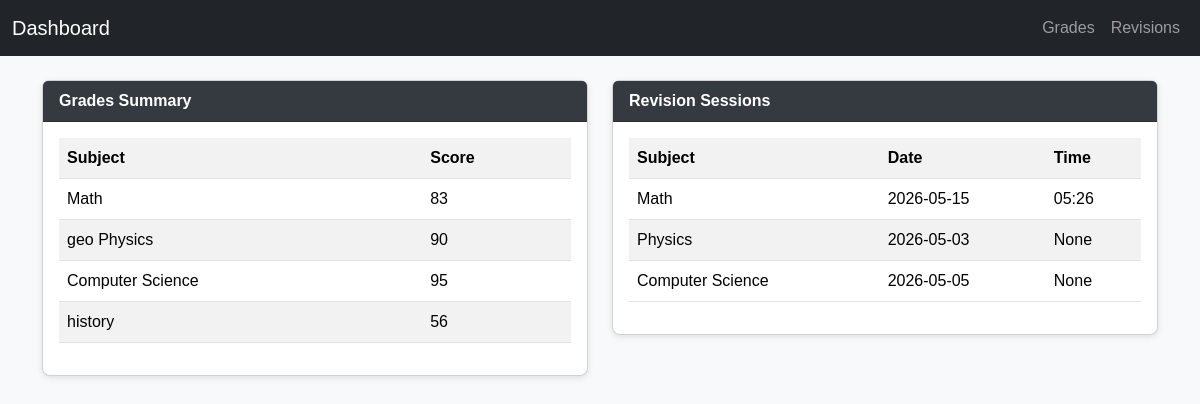
The page / on the database its author committed.
### tables this page shows
CREATE TABLE grades (
    id INTEGER PRIMARY KEY AUTOINCREMENT,
    subject TEXT NOT NULL,
    score INTEGER NOT NULL
);

CREATE TABLE revisions (
    id INTEGER PRIMARY KEY AUTOINCREMENT,
    subject TEXT NOT NULL,
    date TEXT NOT NULL
, time TEXT);

### app.py (the view)
@app.route("/")
def dashboard():
    conn = get_db()
    grades = conn.execute("SELECT * FROM grades").fetchall()
    revisions = conn.execute("SELECT * FROM revisions").fetchall()
    conn.close()
    return render_template("dashboard.html", grades=grades, revisions=revisions)

### app.py (called while the page is built)
def get_db():
    conn = sqlite3.connect("data.db")
    conn.row_factory = sqlite3.Row
    return conn

### templates/dashboard.html (shortened to what this page needs)
{% extends "base.html" %}
{% block content %}
<div class="row">
    <div class="col-md-6 col-sm-12">
        <div class="card">
            <div class="card-header">Grades Summary</div>
            <div class="card-body">
                <table class="table table-striped">
                    <tr><th>Subject</th><th>Score</th></tr>
                    {% for g in grades %}
                    <tr><td>{{ g['subject'] }}</td><td>{{ g['score'] }}</td></tr>
                    {% endfor %}
                </table>
            </div>
        </div>
    </div>
    <div class="col-md-6 col-sm-12">
        <div class="card">
            <div class="card-header">Revision Sessions</div>
            <div class="card-body">
                <table class="table table-striped">
                    <tr><th>Subject</th><th>Date</th><th>Time</th></tr>
                    {% for r in revisions %}
                    <tr><td>{{ r['subject'] }}</td><td>{{ r['date'] }}</td><td>{{ r['time'] }}</td></tr>
                    {% endfor %}
                </table>
            </div>
        </div>
    </div>
</div>
{% endblock %}

### static/style.css (style rules this page uses)
body { background-color: #f8f9fa; font-family: Arial, sans-serif; }
.card { margin-bottom: 20px; border-radius: 8px; box-shadow: 0 2px 6px rgba(0,0,0,0.1); }
.card-header { font-weight: bold; background-color: #343a40; color: white; }
.table { width: 100%; margin-bottom: 1rem; background-color: white; }

### rows shown on the page
grades: subject "Math", score "83"
grades: subject "geo Physics", score "90"
grades: subject "Computer Science", score "95"
grades: subject "history", score "56"
revisions: subject "Math", date "2026-05-15", time "05:26"
revisions: subject "Physics", date "2026-05-03", time "None"
revisions: subject "Computer Science", date "2026-05-05", time "None"
